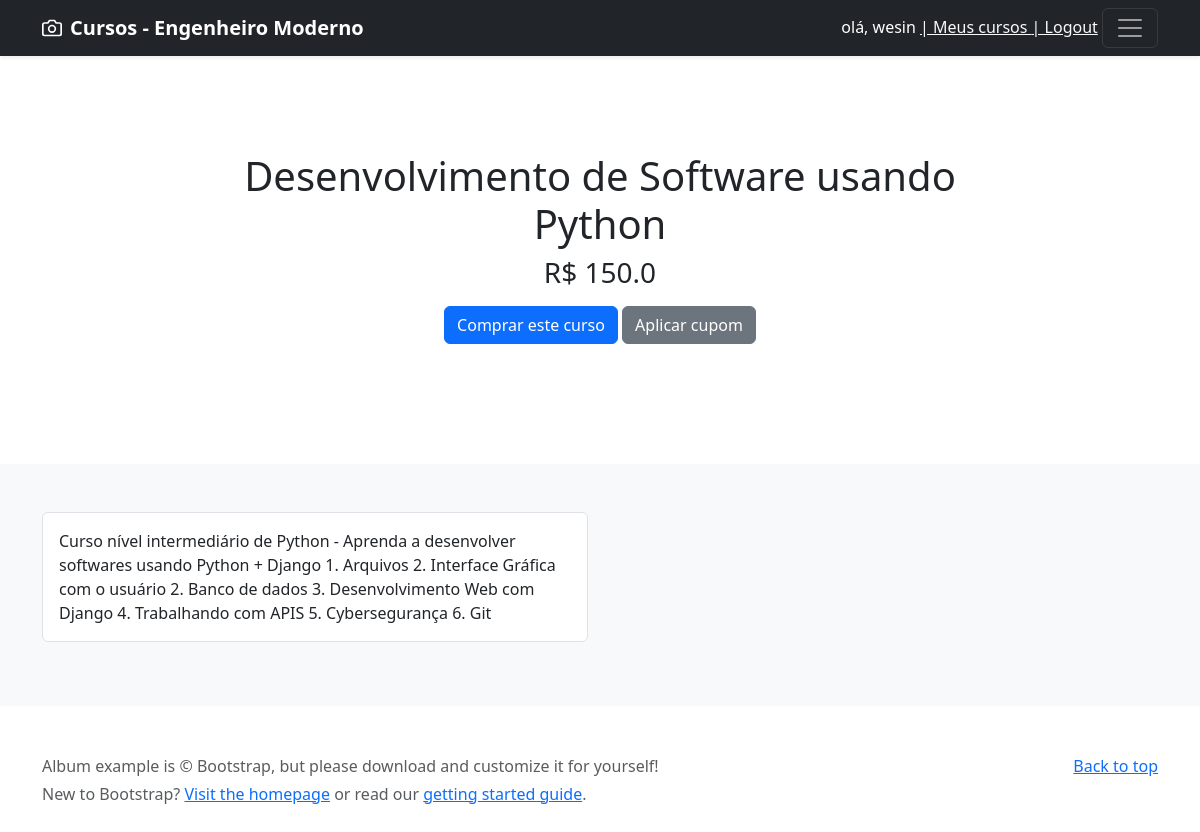
Page /home/lessons/software-python (signed in) on the committed database.
### webadmin/models.py (models this page shows, shortened)
class Course(models.Model):
    title = models.CharField(max_length=255)
    slug = models.SlugField(max_length=255, unique=True)
    description = models.TextField(null=True)
    created = models.DateTimeField(auto_now_add=True)
    updated = models.DateTimeField(auto_now=True)
    banner = models.ImageField(upload_to='course')
    price = models.FloatField()

### webadmin/views.py (the view)
# urls.py: path('lessons/<str:slug>', views.lessons, name='lessons'),
def lessons(request, slug):
    email = request.session.get('email', None)
    if email is None:
        return render(request, 'login.html', {})
    course = Course.objects.get(slug=slug)
    modules = Module.objects.filter(course=course)
    context = {'course': course,
               'modules': modules
               }
    return render(request, 'lesson.html', context)

### webadmin/templates/lesson.html (shortened to what this page needs)
{% extends 'base.html' %}
{% load bootstrap5 %}
{% block content %}
  <main>
    <section class="py-5 text-center container">
      <div class="row py-lg-5">
        <div class="col-lg-8 col-md-8 mx-auto">
          <h1 class="fw-light">{{ course.title }}</h1>
          <h3>R$ {{ course.price}}</h3>
          <form method="post">
            <p>
              <button type="submit" class="btn btn-primary my-2">Comprar este curso</button>
              <a href="#" class="btn btn-secondary my-2">Aplicar cupom</a>
            </p>
          </form>
        </div>
      </div>
    </section>
    <div class="album py-5 bg-light">
      <div class="container">
        <div class="row">
          <div class="col">
            <div class="p-3 mb-3 bg-body border rounded">
              {{ course.description | safe }}
            </div>
          </div>
          <div class="col">
          </div>
        </div>
      </div>
    </div>
  </main>
  <footer class="text-muted py-5">
    <div class="container">
      <p class="float-end mb-1">
        <a href="#">Back to top</a>
      </p>
      <p class="mb-1">Album example is &copy; Bootstrap, but please download and customize it for yourself!</p>
      <p class="mb-0">New to Bootstrap? <a href="/">Visit the homepage</a> or read our <a href="/docs/5.0/getting-started/introduction/">getting started guide</a>.</p>
    </div>
  </footer>
{% endblock %}

### rows in the picture
Course: title "Desenvolvimento de Software usando Python", price "150.0", description "Curso nível intermediário de Python - Aprenda a desenvolver softwares usando Python + Django 1. Arquivos 2. Interface Gráfica com o usuário 2. Banco de dados 3. Desenvolvimento Web com Django 4. Trabalhando com APIS 5. Cybersegurança 6. Git"

### other values in the picture
{{ request.session.username }} "wesin"
